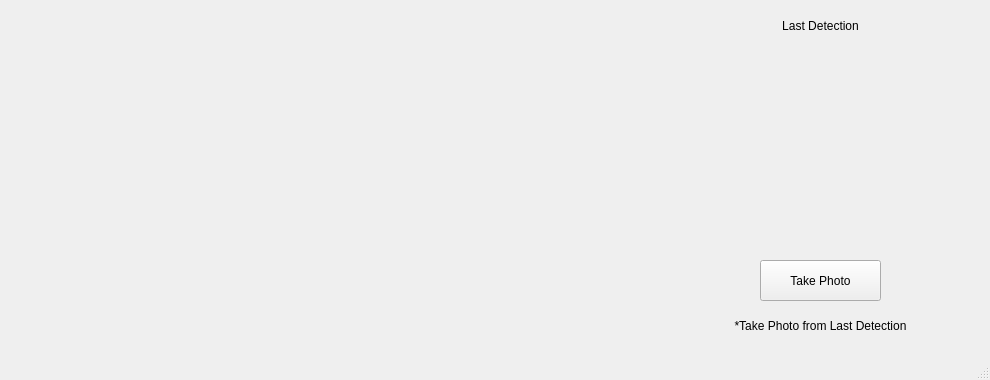
<?xml version="1.0" encoding="UTF-8"?>
<ui version="4.0">
 <class>MainWindow</class>
 <widget class="QMainWindow" name="MainWindow">
  <property name="geometry">
   <rect>
    <x>0</x>
    <y>0</y>
    <width>990</width>
    <height>380</height>
   </rect>
  </property>
  <property name="windowTitle">
   <string>MainWindow</string>
  </property>
  <property name="layoutDirection">
   <enum>Qt::LeftToRight</enum>
  </property>
  <widget class="QWidget" name="centralwidget">
   <widget class="QPushButton" name="pushButton">
    <property name="geometry">
     <rect>
      <x>760</x>
      <y>260</y>
      <width>121</width>
      <height>41</height>
     </rect>
    </property>
    <property name="text">
     <string>Take Photo</string>
    </property>
   </widget>
   <widget class="QLabel" name="label">
    <property name="geometry">
     <rect>
      <x>720</x>
      <y>310</y>
      <width>201</width>
      <height>31</height>
     </rect>
    </property>
    <property name="layoutDirection">
     <enum>Qt::LeftToRight</enum>
    </property>
    <property name="text">
     <string>*Take Photo from Last Detection</string>
    </property>
    <property name="alignment">
     <set>Qt::AlignCenter</set>
    </property>
    <property name="wordWrap">
     <bool>true</bool>
    </property>
   </widget>
   <widget class="QLabel" name="label_2">
    <property name="geometry">
     <rect>
      <x>10</x>
      <y>10</y>
      <width>640</width>
      <height>360</height>
     </rect>
    </property>
    <property name="text">
     <string/>
    </property>
    <property name="pixmap">
     <pixmap>last-detection.png</pixmap>
    </property>
   </widget>
   <widget class="QLabel" name="label_3">
    <property name="enabled">
     <bool>true</bool>
    </property>
    <property name="geometry">
     <rect>
      <x>660</x>
      <y>40</y>
      <width>320</width>
      <height>180</height>
     </rect>
    </property>
    <property name="text">
     <string/>
    </property>
    <property name="pixmap">
     <pixmap>last-detection.png</pixmap>
    </property>
    <property name="scaledContents">
     <bool>true</bool>
    </property>
   </widget>
   <widget class="QLabel" name="label_4">
    <property name="geometry">
     <rect>
      <x>760</x>
      <y>10</y>
      <width>121</width>
      <height>31</height>
     </rect>
    </property>
    <property name="layoutDirection">
     <enum>Qt::LeftToRight</enum>
    </property>
    <property name="text">
     <string>Last Detection</string>
    </property>
    <property name="alignment">
     <set>Qt::AlignCenter</set>
    </property>
    <property name="wordWrap">
     <bool>true</bool>
    </property>
   </widget>
  </widget>
  <widget class="QMenuBar" name="menubar">
   <property name="geometry">
    <rect>
     <x>0</x>
     <y>0</y>
     <width>990</width>
     <height>22</height>
    </rect>
   </property>
  </widget>
  <widget class="QStatusBar" name="statusbar"/>
 </widget>
 <resources/>
 <connections/>
</ui>
